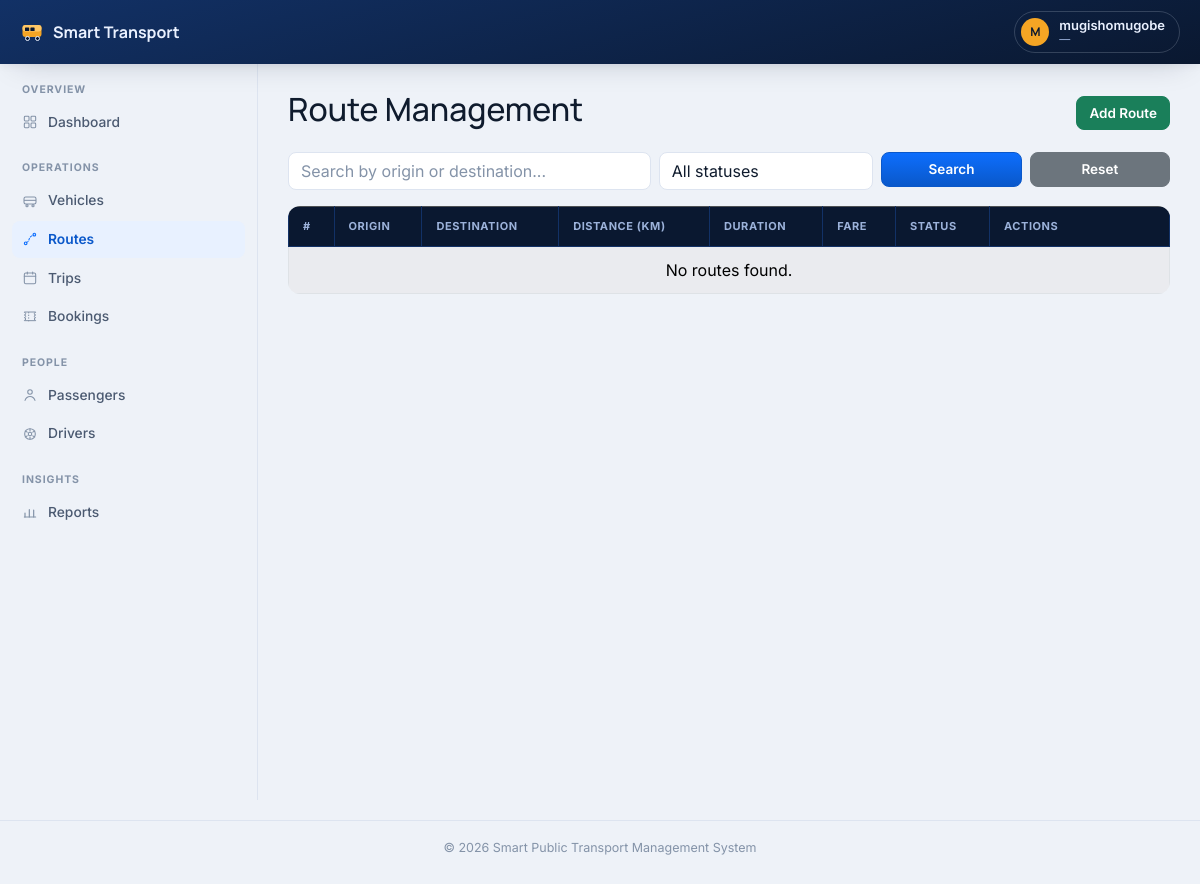
The page /routes/ (signed in) on the database as committed earlier.
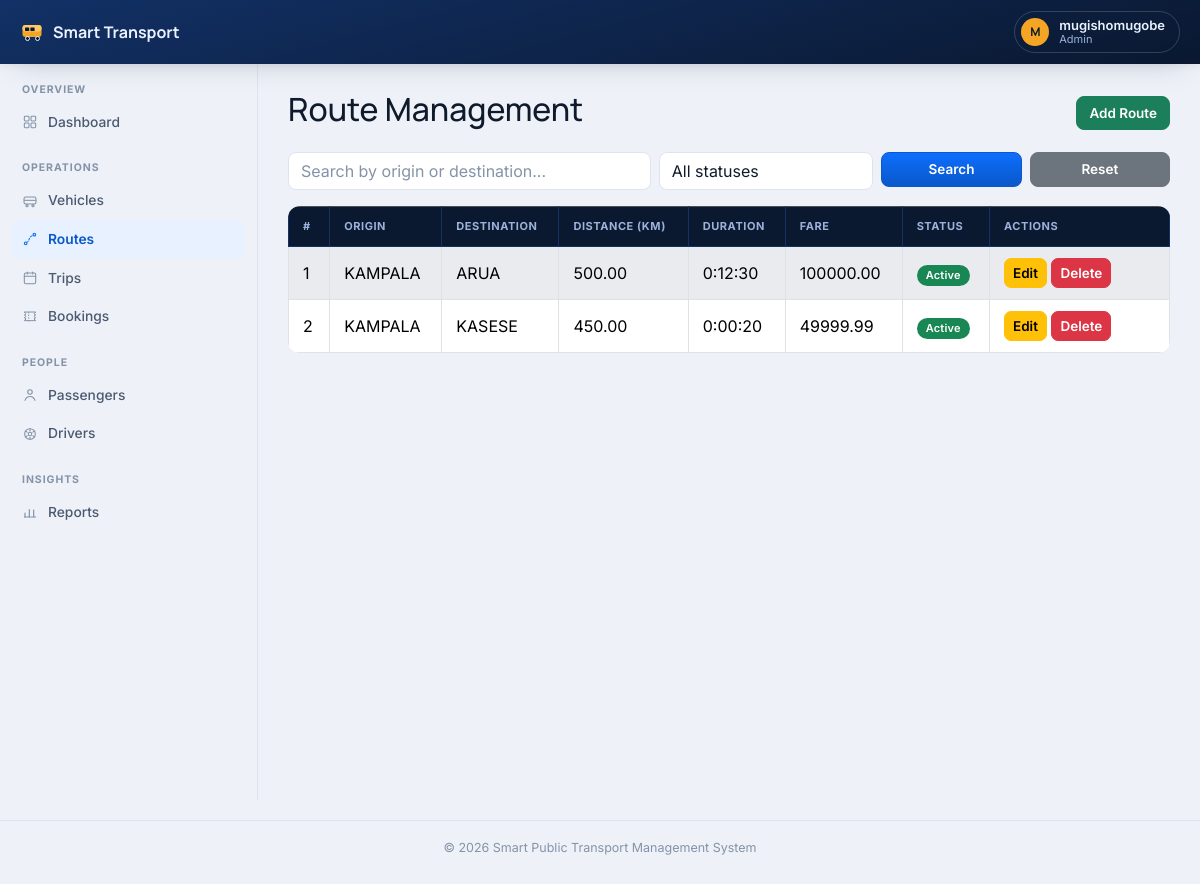
The same page on the database as committed later.
### accounts/models.py (models this page shows, shortened)
class Profile(models.Model):
    ROLE_CHOICES = [
        ('ADMIN', 'Administrator'),
        ('STAFF', 'Staff'),
        ('PASSENGER', 'Passenger'),
    ]
    user = models.OneToOneField(
        User,
        on_delete=models.CASCADE
    )
    phone = models.CharField(
        max_length=20,
        blank=True
    )
    address = models.TextField(
        blank=True
    )
    profile_picture = models.ImageField(
        upload_to='profiles/',
        blank=True,
        null=True
    )
    role = models.CharField(
        max_length=20,
        choices=ROLE_CHOICES,
        default='PASSENGER'
    )
    created_at = models.DateTimeField(
        auto_now_add=True
    )

### routes/models.py (models this page shows, shortened)
class Route(models.Model):
    STATUS_CHOICES = [
        ("ACTIVE", "Active"),
        ("INACTIVE", "Inactive"),
    ]
    origin = models.CharField(max_length=200)
    destination = models.CharField(max_length=200)
    distance = models.DecimalField(
        max_digits=8,
        decimal_places=2
    )
    estimated_duration = models.DurationField()
    fare = models.DecimalField(
        max_digits=10,
        decimal_places=2
    )
    status = models.CharField(
        max_length=20,
        choices=STATUS_CHOICES,
        default="ACTIVE"
    )
    description = models.TextField(
        blank=True
    )
    created_at = models.DateTimeField(
        auto_now_add=True
    )
    class Meta:
        ordering = ["origin", "destination"]

### routes/views.py (the view)
# urls.py: path("", views.route_list, name="list"),
@login_required
def route_list(request):
    query = request.GET.get("q")
    routes = Route.objects.all()
    if query:
        routes = routes.filter(
            Q(origin__icontains=query) |
            Q(destination__icontains=query)
    )
    status = request.GET.get("status")
    if status:
        routes = routes.filter(status=status)
    paginator = Paginator(routes, 10)
    page = request.GET.get("page")
    routes = paginator.get_page(page)
    return render(
        request,
        "routes/route_list.html",
        {
            "routes": routes,
            "query": query,
            "status": status,
            "status_choices": Route.STATUS_CHOICES,
        }
    )

### templates/routes/route_list.html (shortened to what this page needs)
{% extends "base.html" %}
{% block content %}
<div class="d-flex justify-content-between align-items-center mb-3">
    <h2>Route Management</h2>
    {% if user.is_superuser or user.profile.role == "STAFF" or user.profile.role == "ADMIN" %}
    <a href="{% url 'routes:create' %}" class="btn btn-success">
        Add Route
    </a>
    {% endif %}
</div>
<form method="GET" class="mb-3">
    <div class="row g-2">
        <div class="col-md-5">
            <input
                type="text"
                name="q"
                class="form-control"
                placeholder="Search by origin or destination..."
                value="{{ query|default:'' }}"
            >
        </div>
        <div class="col-md-3">
            <select name="status" class="form-select" onchange="this.form.submit()">
                <option value="">All statuses</option>
            </select>
        </div>
        <div class="col-md-2">
            <button class="btn btn-primary w-100">
                Search
            </button>
        </div>
        <div class="col-md-2">
            <a href="{% url 'routes:list' %}" class="btn btn-secondary w-100">
                Reset
            </a>
        </div>
    </div>
</form>
<div class="table-responsive">
<table class="table table-bordered table-striped table-hover">
    <thead class="table-dark">
    <tr>
        <th>#</th>
        <th>Origin</th>
        <th>Destination</th>
        <th>Distance (Km)</th>
        <th>Duration</th>
        <th>Fare</th>
        <th>Status</th>
        <th width="180">Actions</th>
    </tr>
    </thead>
    <tbody>
    {% for route in routes %}
    <tr>
        <td>{{ forloop.counter }}</td>
        <td>{{ route.origin }}</td>
        <td>{{ route.destination }}</td>
        <td>{{ route.distance }}</td>
        <td>{{ route.estimated_duration }}</td>
        <td>{{ route.fare }}</td>
        <td>
            {% if route.status == "ACTIVE" %}
                <span class="badge bg-success">
                    Active
                </span>
            {% else %}
                <span class="badge bg-danger">
                    Inactive
                </span>
            {% endif %}
        </td>
        <td>
            {% if user.is_superuser or user.profile.role == "STAFF" or user.profile.role == "ADMIN" %}
            <a href="{% url 'routes:update' route.id %}"
               class="btn btn-warning btn-sm">
                Edit
            </a>
            <a href="{% url 'routes:delete' route.id %}"
               class="btn btn-danger btn-sm">
                Delete
            </a>
            {% else %}
            &mdash;
            {% endif %}
        </td>
    </tr>
    {% empty %}
    <tr>
        <td colspan="8" class="text-center">
            No routes found.
        </td>
    </tr>
    {% endfor %}
    </tbody>
</table>
</div>
{% endblock %}

### templates/includes/navbar.html (shortened to what this page needs)
<header class="app-topbar">
    <a class="app-brand" href="/">
        Smart Transport
    </a>
    {% if user.is_authenticated %}
    <div class="dropdown">
        <button class="topbar-user" type="button" data-bs-toggle="dropdown" aria-expanded="false">
            <span class="avatar">{{ user.username|slice:":1"|upper }}</span>
            <span class="who">
                <span class="name d-block">{{ user.get_full_name|default:user.username }}</span>
                <span class="role d-block">{{ user.profile.role|default:"—"|lower }}</span>
            </span>
        </button>
    </div>
    {% endif %}
</header>

Rows that differ between the two databases and show on the page:
added Route: origin "KAMPALA", destination "ARUA", distance "500.00", estimated_duration "0:12:30", fare "100000.00", status "Active"
added Route: origin "KAMPALA", destination "KASESE", distance "450.00", estimated_duration "0:00:20", fare "49999.99", status "Active"
Other text that changed with them:
{{ user.profile.role|default:"—"|lower }}: "—" → "Admin"
text no longer shown: "No routes found."
